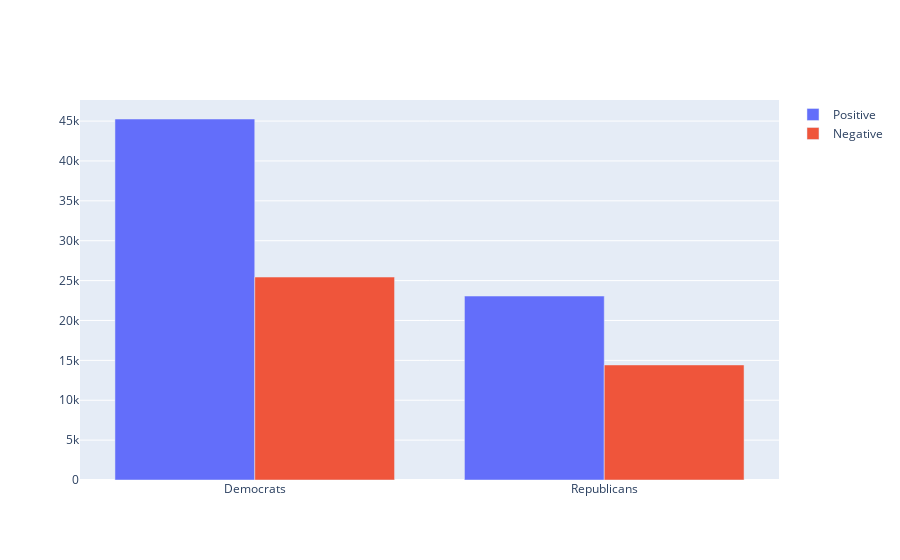

The code cell stored with this chart in its notebook:
### Code cell
#Visualization showing Positive-Negative tweets for both Democrats & Republicans
Parties = ['Democrats', 'Republicans']
pos = [Pos_dem, Pos_rep]
neg = [Neg_dem, Neg_rep]

fig = go.Figure(data=[
    go.Bar(name='Positive', x=Parties, y=pos),
    go.Bar(name='Negative', x=Parties, y=neg)
])
fig.update_layout(barmode='group')
fig.show()

### Figure 1 — Plotly figure (JSON) as saved in the notebook; plotly's stock layout.template omitted (floating-point values rounded to 4 significant figures)
{"data": [{"name": "Positive", "type": "bar", "x": ["Democrats", "Republicans"], "y": [45261, 23064]}, {"name": "Negative", "type": "bar", "x": ["Democrats", "Republicans"], "y": [25444, 14426]}], "layout": {"barmode": "group"}}
